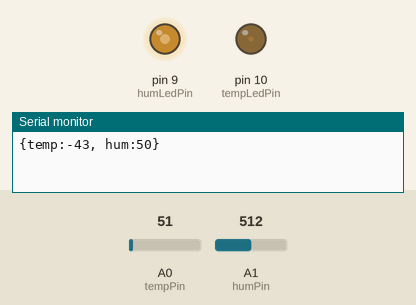
Recording of a sketch running on a simulated Arduino Uno, built with avr-gcc and run on an emulated ATmega328P. On the bench: output pins drawn as LEDs (lit = HIGH), the last lines printed to the serial monitor. The inputs (shaded band) are chosen by the test bench; at power-on: A1 (humPin) = 512, A0 (tempPin) = 51.

Above: at 1.2 s.
1.3 s: A1 (humPin) set to 716
At 1.8 s:
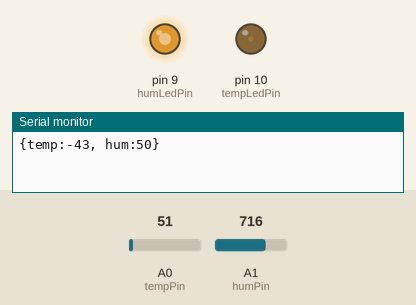
2.8 s: A1 (humPin) set to 900
At 3.5 s:
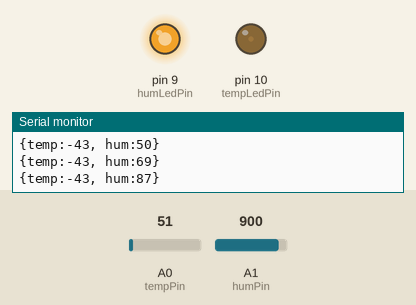
4.3 s: A1 (humPin) set to 122
At 5.4 s:
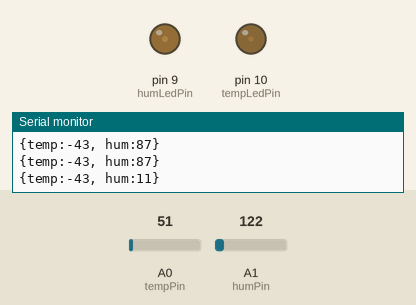
5.8 s: A1 (humPin) set to 0
At 7.0 s:
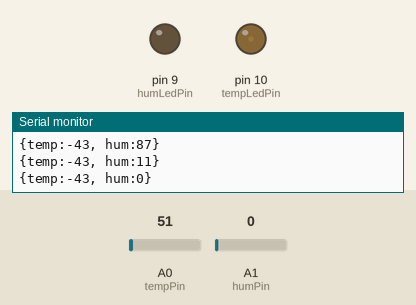
7.3 s: A0 (tempPin) set to 61
At 7.7 s:
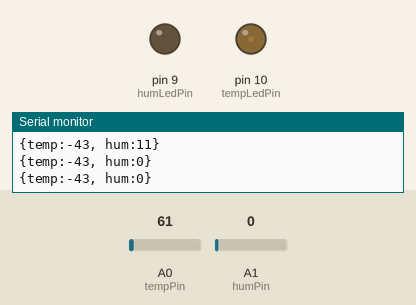
8.9 s: A0 (tempPin) set to 71
At 9.3 s:
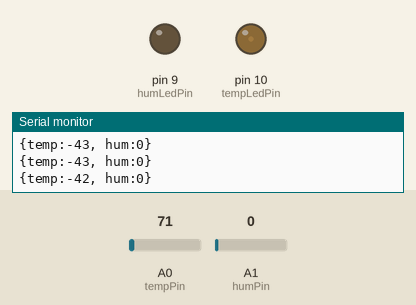
Timing chart, 0 to 11.4 s (numbered marks = the images above; inputs shaded):
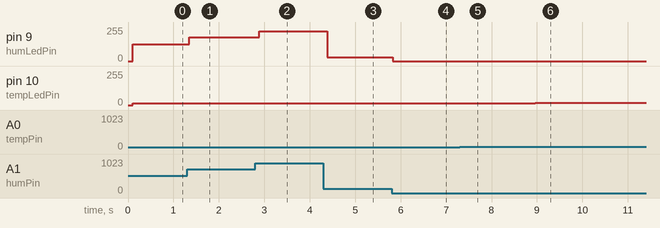

The sketch:

CornChain.ino
```cpp
#include <SoftwareSerial.h>

// We changed the temperature(by Potentiometer)
// and the humidity(by Luxmeter) sensors only for the demonstration purposes

unsigned long lastConnectionTime = 0;
const unsigned long postingInterval = 1000;

//Blutooth Config
const int txPin = 2;
const int rxPin = 3;
SoftwareSerial BTserial(rxPin, txPin); // RX | TX

//Temperature
const int tempPin = A0;
const int tempLedPin = 10;
int tempValue = 0;


//Humidity
const int humPin = A1;
const int humLedPin = 9;
int humValue = 0;


void setup() {
  Serial.begin(9600);
  BTserial.begin(9600);

  pinMode(tempPin, INPUT);
  pinMode(tempLedPin, OUTPUT);

  pinMode(humPin, INPUT);
  pinMode(humLedPin, OUTPUT);

}

void loop() {

  delay(100);
  makeMeasurement();
  if (millis() - lastConnectionTime > postingInterval)
  {
    sendData();
  }

}

void makeMeasurement() {

  //Get values from sensors on the Analog PINs
  tempValue = analogRead(tempPin);
  humValue = analogRead(humPin);

  //Write in LEDs
  analogWrite(tempLedPin, ledAdapterValues(tempValue));
  analogWrite(humLedPin, ledAdapterValues(humValue));

}

void sendData() {
  // Create the 'json' string to send data.
  String json;

  json = "{temp:";
  json += String(temperatureAdapterValues(tempValue));
  json += ", hum:";
  json += String(humidityAdapterValues(humValue));
  json += "}";

  // send the data to the serial port
  Serial.println(json);
  BTserial.println(json);
  //message to the receiving device
  delay(20);

  // note the time that the connection was made
  lastConnectionTime = millis();

}
//convert 0 - 1023 input signal to 0 - 255 signal for LEDs
int ledAdapterValues(int input) {
    return map(input, 0, 1023, 0, 255);
}

//convert 0 - 1023 input signal to 0% - 100% for Humidity
int humidityAdapterValues(int input) {
    return map(input, 0, 1023, 0, 100);
}

//convert 0 - 1023 input signal to -50C° - 100C° for Temperature
int temperatureAdapterValues(int input) {
    return map(input, 0, 1023, -50, 100);
}
```

Measured:
- after the input at 1.3 s, pin 9 (humLedPin): 127/255 → 178/255 after 0.05 s
- after the input at 2.8 s, pin 9 (humLedPin): 178/255 → 224/255 after 0.09 s
- after the input at 4.3 s, pin 9 (humLedPin): 224/255 → 30/255 after 0.08 s
- after the input at 5.8 s, pin 9 (humLedPin): 30/255 → 0/255 at once
- after the input at 7.3 s, pin 10 (tempLedPin): 12/255 → 15/255 after 0.11 s
- after the input at 8.9 s, pin 10 (tempLedPin): 15/255 → 17/255 after 0.06 s
